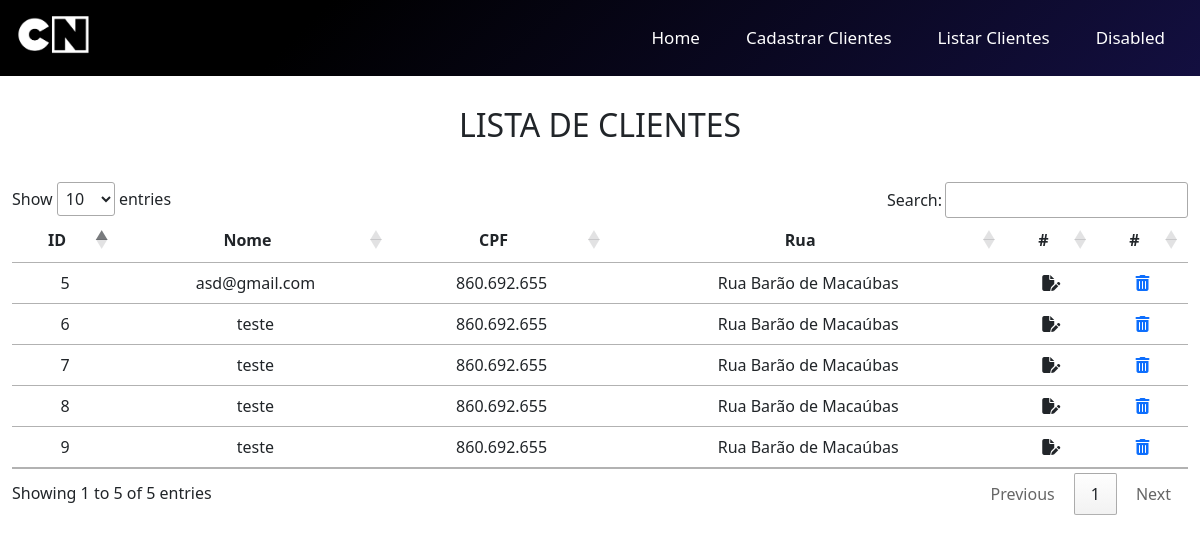
The app's page /projeto/listar_clientes.php with its own data.
### tables this page shows
CREATE TABLE `contato` (
  `id` int(11) NOT NULL,
  `data` timestamp NOT NULL DEFAULT current_timestamp(),
  `email` varchar(200) NOT NULL,
  `cep` varchar(8) NOT NULL,
  `rua` varchar(200) NOT NULL,
  `bairro` varchar(100) NOT NULL,
  `nome` varchar(255) NOT NULL,
  `cpf` varchar(11) NOT NULL,
  `cidade` varchar(150) NOT NULL,
  `estado` varchar(2) NOT NULL,
  `situacao` varchar(20) NOT NULL DEFAULT 'ativo'
);

### projeto/listar_clientes.php (the view, shortened to what this page needs)
<?php include "header.php"; ?>
<?php include "menu.php"; ?>
<section id="listar_clientes">
    <div class="container-fluid">
        <div class="row">
            <div class="col-md-12">
                <h2>LISTA DE CLIENTES</h2>
            </div>
        </div>
    </div>
    <div class="container-fluid">
        <div class="row">
            <table class="table" id="mytable">
                <thead>
                    <tr>
                        <th style="text-align:center">ID</th>
                        <th style="text-align:center">Nome</th>
                        <th style="text-align:center">CPF</th>
                        <th style="text-align:center">Rua</th>
                        <th style="text-align:center">#</th>
                        <th style="text-align:center">#</th>
                    </tr>
                </thead>
                <tbody>
                    <?php
                    include "_scripts/config.php";
                    $sql = "SELECT * FROM contato";
                    $query = $mysqli->query($sql);
                    while ($dados = $query->fetch_array()) {
                    ?>
                        <tr>
                            <td style="text-align:center">
                                <?php echo $dados['id']; ?>
                            </td>
                            <td style="text-align:center">
                                <?php echo $dados['nome']; ?>
                            </td>
                            <td style="text-align:center">
                                <?php echo $dados['cpf']; ?>
                            </td>
                            <td style="text-align:center">
                                <?php echo $dados['rua']; ?>
                            </td>
                            <td style="text-align:center">
                                <i class="fa-solid fa-file-pen"></i>
                            </td>
                            <td style="text-align:center">
                                <a href='_scripts/deletar.php?id=<?php echo $dados['id']; ?>'>
                                    <i class="fa-solid fa-trash-can"></i>
                                </a>
                            </td>
                        </tr>
                    <?php } ?>
                </tbody>
            </table>
        </div>
    </div>
</section>
<?php include "footer.php"; ?>

### projeto/header.php (shortened to what this page needs)
<!doctype html>
<html lang="pt-br">
<head>
  <link href="https://cdn.jsdelivr.net/npm/bootstrap@5.1.3/dist/css/bootstrap.min.css" rel="stylesheet" type="text/css">
  <link href="https://cdn.datatables.net/1.11.5/css/jquery.dataTables.min.css" rel="stylesheet" type="text/css">
  <link href="https://cdnjs.cloudflare.com/ajax/libs/font-awesome/6.1.1/css/all.min.css" rel="stylesheet" type="text/css">
  <link rel="stylesheet" href="_css/pg.css">
</head>
<body>

### projeto/menu.php (shortened to what this page needs)
<nav class="navbar navbar-expand-lg navbar-dark" id="nav">
    <div class="container-fluid">
        <a class="navbar-brand" href="#">
            <img src="_images/logo.png" class="img-fluid" id="imgTopo" alt="">
        </a>
        <div class="collapse navbar-collapse  justify-content-end" id="navbarNav">
            <ul class="navbar-nav">
                <li class="nav-item">
                    <a class="nav-link active" aria-current="page" href="index.php">Home</a>
                </li>
                <li class="nav-item">
                    <a class="nav-link" href="teste.php">Cadastrar Clientes</a>
                </li>
                <li class="nav-item">
                    <a class="nav-link" href="listar_clientes.php">Listar Clientes</a>
                </li>
                <li class="nav-item">
                    <a class="nav-link disabled">Disabled</a>
                </li>
            </ul>
        </div>
    </div>
</nav>

### projeto/footer.php
  </body>
</html>

### projeto/_css/pg.css (style rules this page uses)
#imgTopo { height: 50px; }
#nav { background-image: linear-gradient(315deg, #130f40 0%, #000000 74%); }
#navbarNav ul li a { font-size: 17px; color: #ffffff; margin: 0 15px; font-weight: 300; }
body { background-color: #ffffff ; }
h1,h3,h2 { text-align: center; padding: 30px; }

### records on screen
contato: id "5", nome "asd@gmail.com", cpf "860.692.655", rua "Rua Barão de Macaúbas"
contato: id "6", nome "teste", cpf "860.692.655", rua "Rua Barão de Macaúbas"
contato: id "7", nome "teste", cpf "860.692.655", rua "Rua Barão de Macaúbas"
contato: id "8", nome "teste", cpf "860.692.655", rua "Rua Barão de Macaúbas"
contato: id "9", nome "teste", cpf "860.692.655", rua "Rua Barão de Macaúbas"
